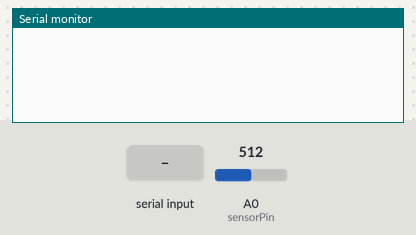
The sketch below on a simulated Arduino Uno, built with avr-gcc and run on an emulated ATmega328P. Shown: the last lines printed to the serial monitor. Inputs (shaded band) come from the test bench; at power-on: A0 (sensorPin) = 512.

Above: at 2.1 s.
2.2 s: "1\n" received over the second serial link
At 3.0 s:
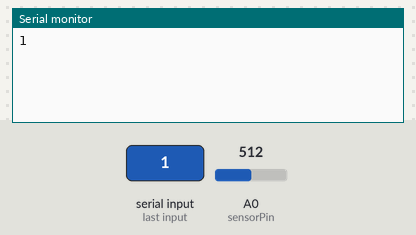
5.2 s: "0\n" received over the second serial link
At 6.5 s:
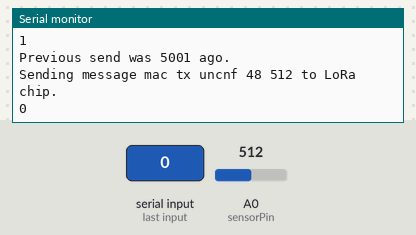

The sketch:

arduino_connected_gas_sensor.ino
```cpp
#include <SoftwareSerial.h>

int sensorPin = A0;
int txPin = 11;
int rxPin = 10;
int resetPin = 12;
int prevSend = 0;

SoftwareSerial loraInter(rxPin,txPin);

void setup() {
  Serial.begin(57600);
  loraInter.begin(57600);
  pinMode(resetPin, OUTPUT);
  pinMode(sensorPin, INPUT);

  // Commandes
  digitalWrite(resetPin, LOW);
  delay(15);
  digitalWrite(resetPin, HIGH);
  delay(500);
  loraInter.println("mac set devaddr 26011629");
  delay(100);
  loraInter.println("mac set nwkskey EE16CF5C0A472943DB79AD76661C663F");
  delay(100);
  loraInter.println("mac set appskey 0E0BA5CD1CA720DAECAF132B36ADD34A");
  delay(100);
  loraInter.println("mac join abp");
  delay(100);
}

void loop() {
  // Sending value if > 400
  int value = analogRead(sensorPin);
  int currTime = millis();

  // Sending new value only if 5sec has passed since prev send
  if(value > 400 && (currTime-prevSend>5000) ){
    Serial.print("Previous send was ");
    Serial.print(currTime-prevSend);
    Serial.println(" ago.");
    prevSend = millis();
    String message = "mac tx uncnf 48 ";
    message += value;
    Serial.println("Sending message " + message + " to LoRa chip.");
    loraInter.println(message);
  }

  // Forwarding message from LoRa chip to arduino serial
  if(loraInter.available()){
    String response;
    char currChar = loraInter.read();
    while(currChar!='\n'){
      response += currChar;
      currChar = loraInter.read();
    }
    Serial.println(response);
  }
}
```

Measured:
- after the input at 2.2 s, the serial monitor: prints a new line at once (image 1)
- after the input at 5.2 s, the serial monitor: prints a new line at once (image 2)
